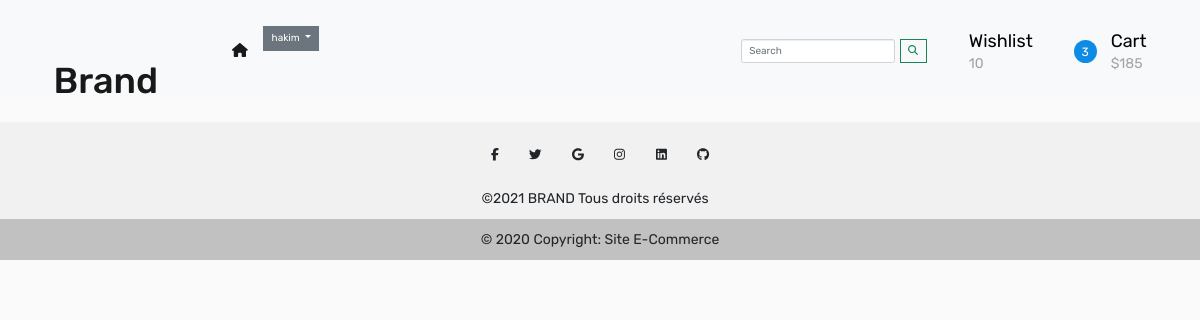
Before: /categorie/Fujitsu (signed in) with the older database file.
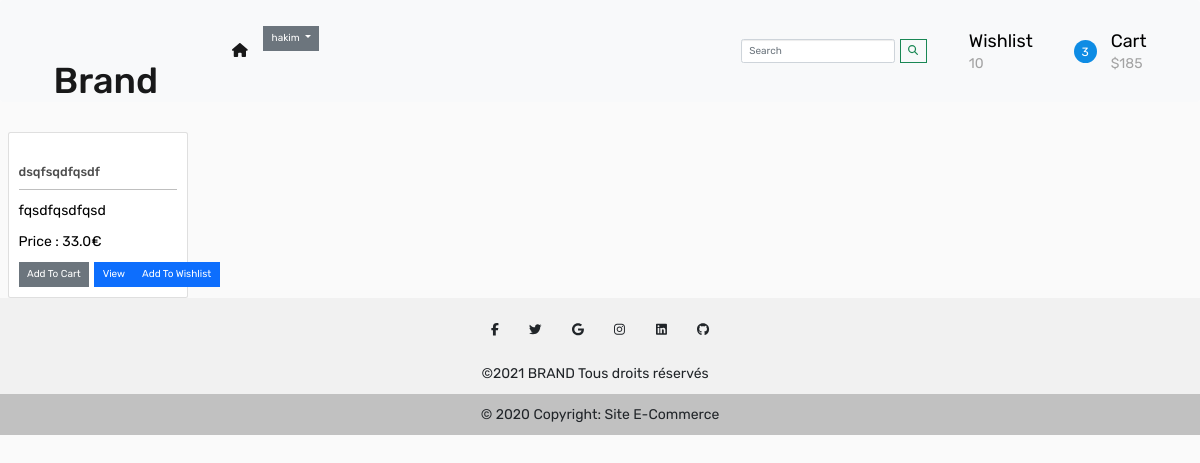
After: the same page with the newer database file.
### e_commerce/models.py (models this page shows, shortened)
class Product(Model):
    name = CharField(max_length=100)
    category = ForeignKey(
        Category, related_name='categories', on_delete=CASCADE)
    description = TextField()
    photo = ImageField()
    price = FloatField(default=0)
    quantity = PositiveBigIntegerField(null=True)
    rates = IntegerField(choices=INTEGERS, default=0)

### e_commerce/views.py (the view)
# urls.py: path('categorie/<str:categorie>', categorie, name="categorie"),
def categorie(request, categorie):
    products = Product.objects.filter(category__category=categorie)
    context = {'products': products}
    return render(request, 'categorie.html', context)

### templates/categorie.html (shortened to what this page needs)
{% extends "base.html" %}
{% block mainNavBar %}
{% include "includes/topNavBar.html" %}
{% endblock mainNavBar %}
{% block content %}
<div class="d-flex">
    <div class="container">
        <div class="row ">
            {% for product in products %}
            <div class="col-lg-4">
                <div class="card" style="width: 18rem;">
                    <a href="#"><img
                            class="card-img-top" alt=""></a>
                    <div class="card-body">
                        <h5 class="card-title">{{product.name}}</h5>
                        <hr>
                        <p class="card-text">{{product.description}}</p>
                        <p class="card-text">Price : {{product.price}}€</p>
                        <div class="d-flex">
                            <a href="#" class="btn btn-secondary me-2">Add To Cart</a>
                            <a href="{%url 'viewProduct' product.id %}" class="btn btn-primary">View</a>
                            <a href="{% url 'wishlist' %}" class="btn btn-primary">Add To Wishlist</a>
                        </div>
                    </div>
                </div>
            </div>
            {% endfor %}
        </div>
    </div>
</div>
{% endblock content %}

Changed rows visible on the page:
added Product: name "dsqfsqdfqsdf", description "fqsdfqsdfqsd", price "33.0"
